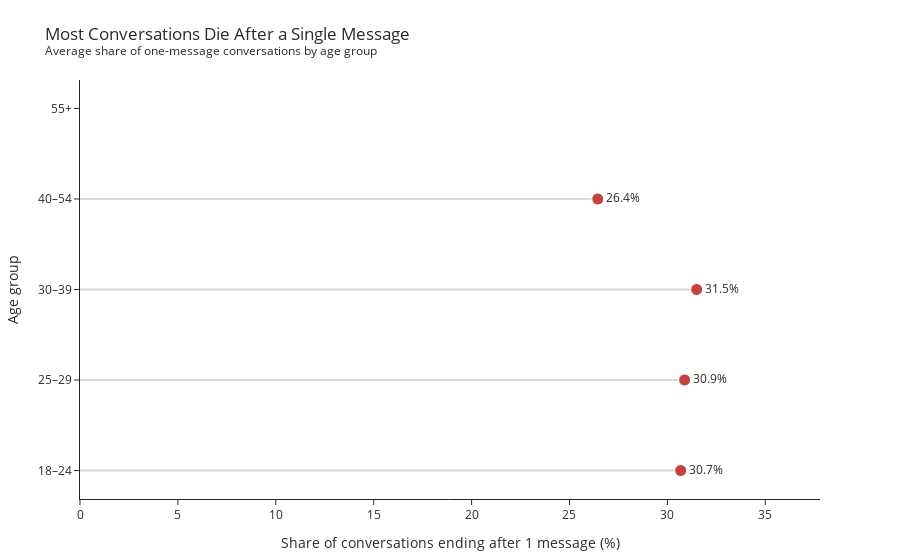

This figure's notebook cell:
### Code cell
# ====================================================
# 7th Visualization — One-Message Conversation Rate by Age Band
# ====================================================

df_plot = df[['user_age', 'percentOfOneMessageConversations']].dropna()

age_bins   = [18, 25, 30, 40, 55, 100]
age_labels = ['18–24', '25–29', '30–39', '40–54', '55+']

df_plot['age_band'] = pd.cut(
    df_plot['user_age'],
    bins=age_bins,
    labels=age_labels,
    right=False
)

summary = (
    df_plot
    .groupby('age_band', observed=True)['percentOfOneMessageConversations']
    .mean()
    .reindex(age_labels)
    .reset_index(name='one_msg_rate')
)

if summary['one_msg_rate'].max() <= 1:
    summary['one_msg_rate'] *= 100

fig = go.Figure()

# stems
for _, row in summary.iterrows():
    fig.add_trace(go.Scatter(
        x=[0, row['one_msg_rate']],
        y=[row['age_band'], row['age_band']],
        mode='lines',
        line=dict(color=GRID, width=2),
        showlegend=False
    ))

# dots + labels (FT Red)
fig.add_trace(go.Scatter(
    x=summary['one_msg_rate'],
    y=summary['age_band'],
    mode='markers+text',
    marker=dict(
        size=12,
        color=FT_RED,
        line=dict(color='white', width=1)
    ),
    text=[f'{v:.1f}%' for v in summary['one_msg_rate']],
    textposition='middle right',
    textfont=dict(color=TEXT),
    showlegend=False
))

fig.update_layout(
    template='simple_white',
    title=(
        'Most Conversations Die After a Single Message<br>'
        '<sup>Average share of one-message conversations by age group</sup>'
    ),
    title_font=dict(color=TEXT),
    xaxis=dict(
        title='Share of conversations ending after 1 message (%)',
        range=[0, summary['one_msg_rate'].max() * 1.2],
        color=TEXT,
        gridcolor=GRID
    ),
    yaxis=dict(
        title='Age group',
        color=TEXT
    ),
    plot_bgcolor='white',
    paper_bgcolor='white',
    margin=dict(l=80, r=80, t=80, b=50)
)

fig.add_annotation(
    xref='paper', yref='paper',
    x=0.02, y=-0.25,
    text='Note: Across all age groups, roughly a third of conversations end after the first message.',
    showarrow=False,
    font=dict(size=10, color=FT_GREY)
)

fig.show()

#save_fig('figure_8')

### Figure 1 — Plotly figure (JSON) as saved in the notebook; plotly's stock layout.template omitted (floating-point values rounded to 4 significant figures)
{"data": [{"line": {"color": "#D9D9D9", "width": 2}, "mode": "lines", "showlegend": false, "type": "scatter", "x": [0, 30.68], "y": ["18–24", "18–24"]}, {"line": {"color": "#D9D9D9", "width": 2}, "mode": "lines", "showlegend": false, "type": "scatter", "x": [0, 30.88], "y": ["25–29", "25–29"]}, {"line": {"color": "#D9D9D9", "width": 2}, "mode": "lines", "showlegend": false, "type": "scatter", "x": [0, 31.5], "y": ["30–39", "30–39"]}, {"line": {"color": "#D9D9D9", "width": 2}, "mode": "lines", "showlegend": false, "type": "scatter", "x": [0, 26.44], "y": ["40–54", "40–54"]}, {"line": {"color": "#D9D9D9", "width": 2}, "mode": "lines", "showlegend": false, "type": "scatter", "x": [0, null], "y": ["55+", "55+"]}, {"marker": {"color": "#C3423F", "line": {"color": "white", "width": 1}, "size": 12}, "mode": "markers+text", "showlegend": false, "text": ["30.7%", "30.9%", "31.5%", "26.4%", "nan%"], "textfont": {"color": "#2b2b2b"}, "textposition": "middle right", "type": "scatter", "x": [30.68, 30.88, 31.5, 26.44, NaN], "y": ["18–24", "25–29", "30–39", "40–54", "55+"]}], "layout": {"annotations": [{"font": {"color": "#6F6F6F", "size": 10}, "showarrow": false, "text": "Note: Across all age groups, roughly a third of conversations end after the first message.", "x": 0.02, "xref": "paper", "y": -0.25, "yref": "paper"}], "margin": {"b": 50, "l": 80, "r": 80, "t": 80}, "paper_bgcolor": "white", "plot_bgcolor": "white", "title": {"font": {"color": "#2b2b2b"}, "text": "Most Conversations Die After a Single Message<br><sup>Average share of one-message conversations by age group</sup>"}, "xaxis": {"color": "#2b2b2b", "gridcolor": "#D9D9D9", "range": [0, 37.79], "title": {"text": "Share of conversations ending after 1 message (%)"}}, "yaxis": {"color": "#2b2b2b", "title": {"text": "Age group"}}}}
